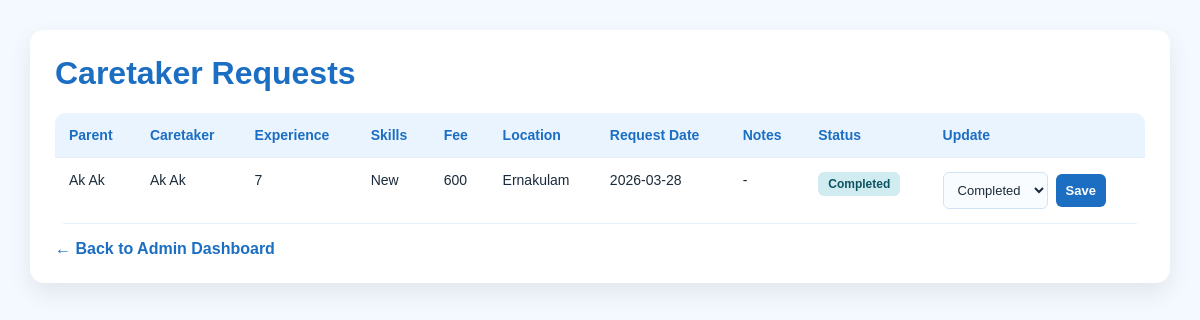
The app's page /admin_caretaker_requests.php (signed in) with its own data.
### tables this page shows
CREATE TABLE `caretaker_requests` (
  `id` int(10) UNSIGNED NOT NULL,
  `parent_user_id` int(10) UNSIGNED NOT NULL,
  `caretaker_id` int(10) UNSIGNED NOT NULL,
  `request_date` date NOT NULL,
  `notes` text DEFAULT NULL,
  `status` varchar(50) NOT NULL DEFAULT 'pending',
  `created_at` timestamp NOT NULL DEFAULT current_timestamp()
);

CREATE TABLE `users` (
  `id` int(10) UNSIGNED NOT NULL,
  `role` varchar(50) NOT NULL DEFAULT 'parent',
  `first_name` varchar(100) NOT NULL,
  `last_name` varchar(100) NOT NULL,
  `gender` varchar(20) NOT NULL,
  `dob` date NOT NULL,
  `certificate_path` varchar(255) DEFAULT NULL,
  `blood_group` varchar(20) DEFAULT NULL,
  `height` varchar(20) DEFAULT NULL,
  `weight` varchar(20) DEFAULT NULL,
  `mother_name` varchar(100) DEFAULT NULL,
  `father_name` varchar(100) DEFAULT NULL,
  `address` text DEFAULT NULL,
  `email` varchar(150) NOT NULL,
  `phone` varchar(30) NOT NULL,
  `username` varchar(100) NOT NULL,
  `password_hash` varchar(255) NOT NULL,
  `created_at` timestamp NOT NULL DEFAULT current_timestamp(),
  `qualification_certificate` varchar(255) DEFAULT NULL
);

CREATE TABLE `caretakers` (
  `id` int(10) UNSIGNED NOT NULL,
  `user_id` int(10) UNSIGNED NOT NULL,
  `caretaker_name` varchar(150) NOT NULL,
  `experience_years` varchar(50) DEFAULT NULL,
  `skills` text DEFAULT NULL,
  `availability` varchar(100) DEFAULT NULL,
  `fee` varchar(50) DEFAULT NULL,
  `preferred_location` varchar(150) DEFAULT NULL,
  `email` varchar(150) DEFAULT NULL,
  `phone` varchar(30) DEFAULT NULL,
  `created_at` timestamp NOT NULL DEFAULT current_timestamp()
);

### app/Helpers/helpers.php (called while the page is built, shortened)
<?php
function e(?string $value): string
{
    return htmlspecialchars((string)$value, ENT_QUOTES, 'UTF-8');
}

### admin_caretaker_requests.php (the view, shortened to what this page needs)
<?php
include("connect.php");
require_once "app/Helpers/helpers.php";
$result = $conn->query("
    SELECT
        cr.id,
        cr.request_date,
        cr.notes,
        cr.status,
        cr.created_at,
        u.first_name,
        u.last_name,
        c.caretaker_name,
        c.experience_years,
        c.skills,
        c.fee,
        c.preferred_location
    FROM caretaker_requests cr
    INNER JOIN users u ON cr.parent_user_id = u.id
    INNER JOIN caretakers c ON cr.caretaker_id = c.id
    ORDER BY cr.request_date DESC, cr.id DESC
");
?>
<!DOCTYPE html>
<html lang="en">
<head>
</head>
<body>
<div class="wrap">
    <div class="card">
        <h1>Caretaker Requests</h1>
        <div class="table-wrap">
            <table>
                <tr>
                    <th>Parent</th>
                    <th>Caretaker</th>
                    <th>Experience</th>
                    <th>Skills</th>
                    <th>Fee</th>
                    <th>Location</th>
                    <th>Request Date</th>
                    <th>Notes</th>
                    <th>Status</th>
                    <th>Update</th>
                </tr>
                <?php if ($result && $result->num_rows > 0): ?>
                    <?php while ($row = $result->fetch_assoc()): ?>
                        <tr>
                            <td><?php echo e(trim($row['first_name'] . ' ' . $row['last_name'])); ?></td>
                            <td><?php echo e($row['caretaker_name']); ?></td>
                            <td><?php echo e($row['experience_years'] ?: '-'); ?></td>
                            <td><?php echo e($row['skills'] ?: '-'); ?></td>
                            <td><?php echo e($row['fee'] ?: '-'); ?></td>
                            <td><?php echo e($row['preferred_location'] ?: '-'); ?></td>
                            <td><?php echo e($row['request_date']); ?></td>
                            <td><?php echo e($row['notes'] ?: '-'); ?></td>
                            <td>
                                <span class="status <?php echo e($row['status']); ?>">
                                    <?php echo e($row['status']); ?>
                                </span>
                            </td>
                            <td>
                                <form method="POST" class="inline-form">
                                    <select name="status">
                                        <option value="completed" <?php echo $row['status'] === 'completed' ? 'selected' : ''; ?>>Completed</option>
                                    </select>
                                    <button type="submit">Save</button>
                                </form>
                            </td>
                        </tr>
                    <?php endwhile; ?>
                <?php else: ?>
                    <tr>
                        <td colspan="11" class="empty">No caretaker requests found.</td>
                    </tr>
                <?php endif; ?>
            </table>
        </div>
        <a class="back" href="admin_dashboard.php">← Back to Admin Dashboard</a>
    </div>
</div>
</body>
</html>

### admin_caretaker_requests.php (style rules this page uses)
body { margin: 0; font-family: Arial, sans-serif; background: #f4f9ff; color: #1b2b3a; padding: 30px; }
.wrap { max-width: 1300px; margin: auto; }
.card { background: #ffffff; padding: 25px; border-radius: 14px; box-shadow: 0 10px 25px rgba(0,0,0,0.08); }
h1 { margin-top: 0; color: #1b6ec2; }
.table-wrap { overflow-x: auto; }
table { width: 100%; border-collapse: collapse; background: #ffffff; border-radius: 10px; overflow: hidden; }
th, td { padding: 14px; border-bottom: 1px solid #e6eef7; text-align: left; vertical-align: top; font-size: 14px; }
th { background: #eaf4ff; color: #1b6ec2; font-weight: bold; }
.status { display: inline-block; padding: 5px 10px; border-radius: 6px; font-size: 12px; font-weight: bold; text-transform: capitalize; }
.status.completed { background: #d1ecf1; color: #0c5460; }
.inline-form { display: flex; gap: 8px; align-items: center; flex-wrap: wrap; }
select, button { padding: 9px 10px; border-radius: 6px; border: 1px solid #cfe3f7; font-size: 13px; }
select { background: #f9fcff; color: #1b2b3a; }
button { background: #1b6ec2; color: white; border: none; font-weight: bold; cursor: pointer; }
a { color: #1b6ec2; text-decoration: none; font-weight: bold; }
.back { display: inline-block; margin-top: 16px; }

### records on screen
caretaker_requests: parent_user.last_name "Ak Ak", caretaker.caretaker_name "Ak Ak", caretaker.experience_years "7", caretaker.skills "New", caretaker.fee "600", caretaker.preferred_location "Ernakulam", request_date "2026-03-28", notes "-", status "Completed"
